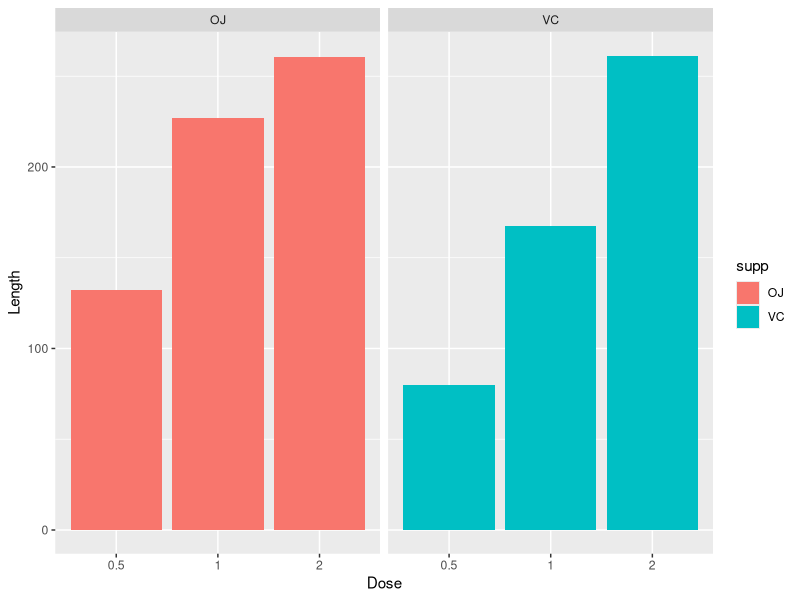
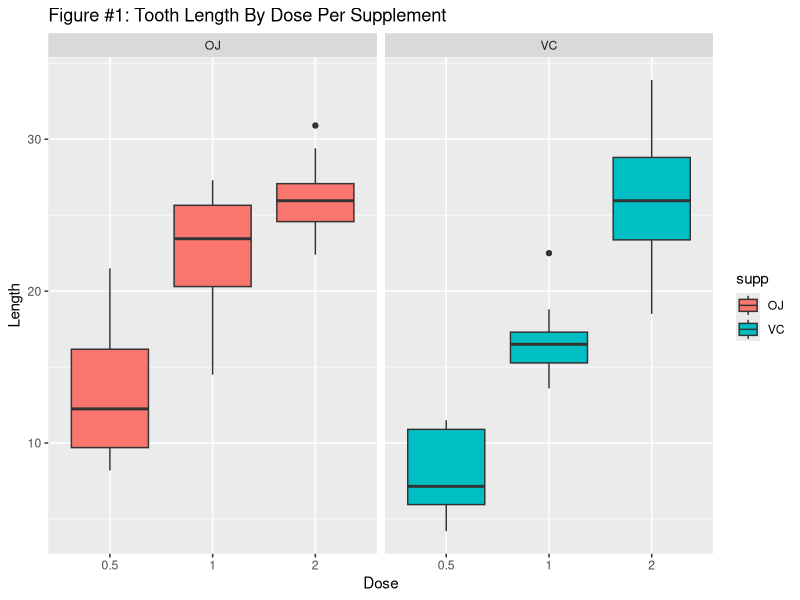

The R script that drew these images, in order: (Note: this script raises an error after producing the figures.)
library(tidyverse)
data("ToothGrowth")

str(ToothGrowth)
head(ToothGrowth)

#Graphs for Exploratory Analysis
ToothGrowth %>% ggplot(aes(as.factor(dose),len, fill = supp)) +
        facet_grid(.~ supp) +
        geom_col() +
        labs(x = "Dose", y = "Length")

ToothGrowth %>% ggplot(aes(as.factor(dose),len, fill = supp)) +
        facet_grid(.~ supp) +
        geom_boxplot() +
        labs(x = "Dose", y = "Length") +
        ggtitle("Figure #1: Tooth Length By Dose Per Supplement")
summary(ToothGrowth)

#test if there is a difference due to supplement
t.test(ToothGrowth$len ~ ToothGrowth$supp, paired = FALSE, var.equal = FALSE)

#split the data frame so there are three, one for each dosage
dose0.5 <- subset(ToothGrowth, ToothGrowth$dose==c(0.5))
dose2 <- subset(ToothGrowth, ToothGrowth$dose==c(2))
dose1   <- subset(ToothGrowth, ToothGrowth$dose==c(1))

#t-test for each of the dosages
t.test(dose0.5$len ~ dose0.5$supp, paired = FALSE, var.equal = FALSE)

t.test(dose1$len ~ dose1$supp, paired = FALSE, var.equal = FALSE)

t.test(dose2$len ~ dose2$supp, paired = FALSE, var.equal = FALSE)

